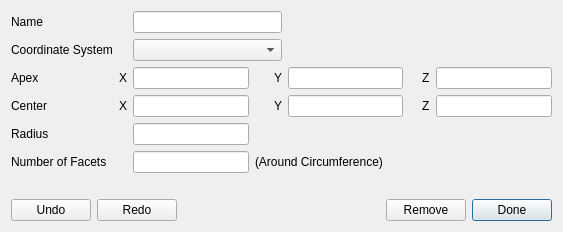
<?xml version="1.0" encoding="UTF-8"?>
<ui version="4.0">
 <class>ConeDialog</class>
 <widget class="QDialog" name="ConeDialog">
  <property name="geometry">
   <rect>
    <x>0</x>
    <y>0</y>
    <width>563</width>
    <height>227</height>
   </rect>
  </property>
  <property name="windowTitle">
   <string>Cone</string>
  </property>
  <layout class="QVBoxLayout" name="verticalLayout">
   <item>
    <layout class="QGridLayout" name="gridLayout">
     <item row="0" column="0">
      <widget class="QLabel" name="nameLabel">
       <property name="text">
        <string>Name</string>
       </property>
      </widget>
     </item>
     <item row="1" column="0">
      <widget class="QLabel" name="label_5">
       <property name="text">
        <string>Coordinate System</string>
       </property>
      </widget>
     </item>
     <item row="2" column="0">
      <widget class="QLabel" name="label">
       <property name="text">
        <string>Apex</string>
       </property>
      </widget>
     </item>
     <item row="2" column="1">
      <widget class="QLabel" name="label_8">
       <property name="text">
        <string>X</string>
       </property>
      </widget>
     </item>
     <item row="2" column="2">
      <widget class="QLineEdit" name="m_apexXLineEdit">
       <property name="minimumSize">
        <size>
         <width>90</width>
         <height>0</height>
        </size>
       </property>
      </widget>
     </item>
     <item row="2" column="3">
      <spacer name="horizontalSpacer">
       <property name="orientation">
        <enum>Qt::Horizontal</enum>
       </property>
       <property name="sizeType">
        <enum>QSizePolicy::Fixed</enum>
       </property>
       <property name="sizeHint" stdset="0">
        <size>
         <width>13</width>
         <height>20</height>
        </size>
       </property>
      </spacer>
     </item>
     <item row="2" column="4">
      <widget class="QLabel" name="label_3">
       <property name="text">
        <string>Y</string>
       </property>
      </widget>
     </item>
     <item row="2" column="5">
      <widget class="QLineEdit" name="m_apexYLineEdit">
       <property name="minimumSize">
        <size>
         <width>90</width>
         <height>0</height>
        </size>
       </property>
      </widget>
     </item>
     <item row="2" column="6">
      <spacer name="horizontalSpacer_2">
       <property name="orientation">
        <enum>Qt::Horizontal</enum>
       </property>
       <property name="sizeType">
        <enum>QSizePolicy::Fixed</enum>
       </property>
       <property name="sizeHint" stdset="0">
        <size>
         <width>13</width>
         <height>20</height>
        </size>
       </property>
      </spacer>
     </item>
     <item row="2" column="7">
      <widget class="QLabel" name="label_4">
       <property name="text">
        <string>Z</string>
       </property>
      </widget>
     </item>
     <item row="2" column="8">
      <widget class="QLineEdit" name="m_apexZLineEdit">
       <property name="minimumSize">
        <size>
         <width>90</width>
         <height>0</height>
        </size>
       </property>
      </widget>
     </item>
     <item row="3" column="0">
      <widget class="QLabel" name="label_7">
       <property name="text">
        <string>Center</string>
       </property>
      </widget>
     </item>
     <item row="3" column="1">
      <widget class="QLabel" name="label_12">
       <property name="text">
        <string>X</string>
       </property>
      </widget>
     </item>
     <item row="3" column="2">
      <widget class="QLineEdit" name="m_centerXLineEdit"/>
     </item>
     <item row="3" column="3">
      <spacer name="horizontalSpacer_3">
       <property name="orientation">
        <enum>Qt::Horizontal</enum>
       </property>
       <property name="sizeType">
        <enum>QSizePolicy::Fixed</enum>
       </property>
       <property name="sizeHint" stdset="0">
        <size>
         <width>13</width>
         <height>20</height>
        </size>
       </property>
      </spacer>
     </item>
     <item row="3" column="4">
      <widget class="QLabel" name="label_9">
       <property name="text">
        <string>Y</string>
       </property>
      </widget>
     </item>
     <item row="3" column="5">
      <widget class="QLineEdit" name="m_centerYLineEdit"/>
     </item>
     <item row="3" column="6">
      <spacer name="horizontalSpacer_4">
       <property name="orientation">
        <enum>Qt::Horizontal</enum>
       </property>
       <property name="sizeType">
        <enum>QSizePolicy::Fixed</enum>
       </property>
       <property name="sizeHint" stdset="0">
        <size>
         <width>13</width>
         <height>20</height>
        </size>
       </property>
      </spacer>
     </item>
     <item row="3" column="7">
      <widget class="QLabel" name="label_10">
       <property name="text">
        <string>Z</string>
       </property>
      </widget>
     </item>
     <item row="3" column="8">
      <widget class="QLineEdit" name="m_centerZLineEdit"/>
     </item>
     <item row="4" column="0">
      <widget class="QLabel" name="label_6">
       <property name="text">
        <string>Radius</string>
       </property>
      </widget>
     </item>
     <item row="4" column="1">
      <widget class="QLabel" name="label_14">
       <property name="text">
        <string/>
       </property>
      </widget>
     </item>
     <item row="4" column="2">
      <widget class="QLineEdit" name="m_radiusLineEdit"/>
     </item>
     <item row="5" column="0">
      <widget class="QLabel" name="label_11">
       <property name="text">
        <string>Number of Facets</string>
       </property>
      </widget>
     </item>
     <item row="5" column="2">
      <widget class="QLineEdit" name="m_numFacetsLineEdit"/>
     </item>
     <item row="5" column="3" colspan="3">
      <widget class="QLabel" name="label_2">
       <property name="text">
        <string>(Around Circumference)</string>
       </property>
      </widget>
     </item>
     <item row="0" column="2" colspan="3">
      <widget class="QLineEdit" name="m_nameLineEdit"/>
     </item>
     <item row="1" column="2" colspan="3">
      <widget class="QComboBox" name="m_csysComboBox"/>
     </item>
    </layout>
   </item>
   <item>
    <widget class="QLabel" name="m_errorLabel">
     <property name="styleSheet">
      <string notr="true">color:rgb(170, 0, 0)</string>
     </property>
     <property name="text">
      <string/>
     </property>
     <property name="alignment">
      <set>Qt::AlignCenter</set>
     </property>
    </widget>
   </item>
   <item>
    <spacer name="verticalSpacer">
     <property name="orientation">
      <enum>Qt::Vertical</enum>
     </property>
     <property name="sizeHint" stdset="0">
      <size>
       <width>20</width>
       <height>0</height>
      </size>
     </property>
    </spacer>
   </item>
   <item>
    <layout class="QHBoxLayout" name="horizontalLayout_3">
     <item>
      <widget class="QPushButton" name="m_undoButton">
       <property name="text">
        <string>Undo</string>
       </property>
       <property name="flat">
        <bool>false</bool>
       </property>
      </widget>
     </item>
     <item>
      <widget class="QPushButton" name="m_redoButton">
       <property name="text">
        <string>Redo</string>
       </property>
      </widget>
     </item>
     <item>
      <spacer name="horizontalSpacer_5">
       <property name="orientation">
        <enum>Qt::Horizontal</enum>
       </property>
       <property name="sizeHint" stdset="0">
        <size>
         <width>40</width>
         <height>20</height>
        </size>
       </property>
      </spacer>
     </item>
     <item>
      <widget class="QPushButton" name="m_removeButton">
       <property name="text">
        <string>Remove</string>
       </property>
      </widget>
     </item>
     <item>
      <widget class="QPushButton" name="m_doneButton">
       <property name="text">
        <string>Done</string>
       </property>
       <property name="autoDefault">
        <bool>true</bool>
       </property>
       <property name="default">
        <bool>true</bool>
       </property>
      </widget>
     </item>
    </layout>
   </item>
  </layout>
 </widget>
 <resources/>
 <connections/>
</ui>
